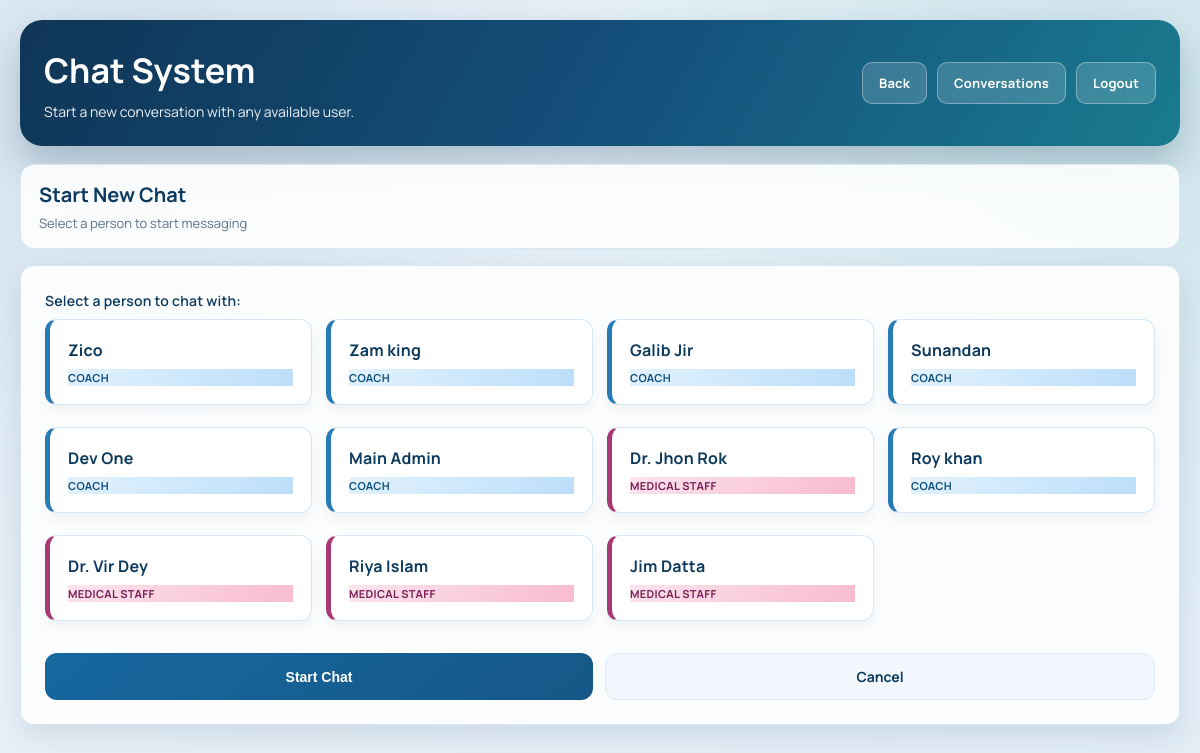
The app's page /chat/start/ (signed in) with its own data.
### user/models.py (models this page shows, shortened)
class User(AbstractBaseUser, PermissionsMixin):
    ROLE_CHOICES = (
        ('athlete', 'Athlete'),
        ('coach', 'Coach'),
        ('medical', 'Medical Staff'),
    )
    BLOOD_GROUP_CHOICES = (
        ('A+', 'A+'),
        ('A-', 'A-'),
        ('B+', 'B+'),
        ('B-', 'B-'),
        ('AB+', 'AB+'),
        ('AB-', 'AB-'),
        ('O+', 'O+'),
        ('O-', 'O-'),
    )
    email = models.EmailField(unique=True)
    name = models.CharField(max_length=255)
    role = models.CharField(max_length=20, choices=ROLE_CHOICES, default='athlete')
    phone = models.CharField(max_length=20, blank=True)
    address = models.TextField(blank=True)
    blood_group = models.CharField(max_length=5, choices=BLOOD_GROUP_CHOICES, blank=True)
    date_of_birth = models.DateField(null=True, blank=True)
    profile_photo = models.ImageField(upload_to='profile_photos/', blank=True, null=True)
    is_approved = models.BooleanField(default=True)
    is_active = models.BooleanField(default=True)
    is_staff = models.BooleanField(default=False)
    date_joined = models.DateTimeField(default=timezone.now)
    objects = UserManager()
    USERNAME_FIELD = 'email'
    REQUIRED_FIELDS = ['name']
    class Meta:
        db_table = 'user_table'

### chat/views.py (the view, shortened to what this page needs)
# urls.py: path('start/', views.start_conversation, name='start_conversation'),
@login_required
def start_conversation(request):
    user = request.user
    if user.role == 'athlete':
        available_users = User.objects.filter(
            Q(role='coach') | Q(role='medical'),
            is_active=True
        ).exclude(id=user.id)
    elif user.role == 'coach':
        available_users = User.objects.filter(
            Q(role='athlete') | Q(role='medical'),
            is_active=True
        ).exclude(id=user.id)
    elif user.role == 'medical':
        available_users = User.objects.filter(
            Q(role='athlete') | Q(role='coach'),
            is_active=True
        ).exclude(id=user.id)
    else:
        available_users = User.objects.none()
    context = {
        'available_users': available_users,
    }
    return render(request, 'chat/start_conversation.html', context)

### chat/templates/chat/start_conversation.html (shortened to what this page needs)
{% extends 'user/base.html' %}
{% block content %}
<div class="page-shell">
<div class="chat-container">
    <div class="chat-topbar">
        <div class="topbar-title">
            <h1>Chat System</h1>
            <p>Start a new conversation with any available user.</p>
        </div>
        <div class="topbar-actions">
            <a href="{% url 'dashboard' %}" class="topbar-btn">Back</a>
            <a href="{% url 'chat:conversations_list' %}" class="topbar-btn">Conversations</a>
            <a href="{% url 'logout' %}" class="topbar-btn">Logout</a>
        </div>
    </div>
    <div class="chat-header">
        <h2>Start New Chat</h2>
        <p>Select a person to start messaging</p>
    </div>
    <div class="form-card">
        {% if available_users %}
        <form method="post" id="start-chat-form">
            <div class="form-group">
                <label>Select a person to chat with:</label>
                <div class="users-grid">
                    {% for user_option in available_users %}
                    <label class="user-option role-{{ user_option.role }}">
                        <div class="user-info">
                            <div class="user-name">{{ user_option.name }}</div>
                            <div class="user-role role-{{ user_option.role }}">{{ user_option.get_role_display }}</div>
                        </div>
                    </label>
                    {% endfor %}
                </div>
            </div>
            <div class="form-actions">
                <button type="submit" class="btn-action btn-start">Start Chat</button>
                <a href="{% url 'chat:conversations_list' %}" class="btn-action btn-cancel" style="text-decoration: none; text-align: center;">Cancel</a>
            </div>
        </form>
        {% else %}
        <div class="empty-state">
            <h3>No available users</h3>
            <p>There are no {{ available_users_role|default:"other users" }} available to chat with right now.</p>
            <a href="{% url 'chat:conversations_list' %}" class="btn btn-primary" style="margin-top: 16px;">Back to Conversations</a>
        </div>
        {% endif %}
    </div>
</div>
</div>
{% endblock %}

### user/templates/user/base.html (style rules this page uses)
* { margin: 0; padding: 0; box-sizing: border-box; }
:root { --primary: #123a5a; --primary-light: #1b567f; --primary-dark: #0b2740; --secondary: #178f88; --secondary-light: #22a39b; --secondary-dark: #0f736d; --accent: #d98d23; --accent-light: #e6a13a; --accent-dark: #b8741a; --success: #18885f; --danger: #cf4c3c; --warning: #d9871f; --dark: #182536; --gray-900: #1f2e42; --gray-700: #3b4f67; --gray-600: #5a6f86; --gray-500: #7b8ea3; --gray-400: #9bb0c4; --gray-300: #cad7e4; --gray-200: #dfe8f1; --gray-100: #f3f7fb; --white: #FFFFFF; --shadow-sm: 0 6px 16px rgba(18, 58, 90, 0.06); --shadow-md: 0 12px 28px rgba(16, 45, 71, 0.12); --shadow-lg: 0 24px 50px rgba(10, 33, 53, 0.18); --radius-sm: 8px; --radius: 14px; --radius-lg: 22px; --transition: all 0.25s cubic-bezier(0.4, 0, 0.2, 1); }
body { font-family: 'Manrope', 'Plus Jakarta Sans', 'Trebuchet MS', sans-serif; background: radial-gradient(circle at 10% 15%, rgba(35, 98, 138, 0.12) 0%, transparent 45%), radial-gradient(circle at 90% 12%, rgba(23, 143, 136, 0.12) 0%, transparent 42%), linear-gradient(140deg, #edf4fb 0%, #e6f0f8 50%, #e2edf6 100%); min-height: 100vh; display: flex; align-items: center; justify-content: center; padding: 24px; line-height: 1.55; color: var(--gray-900); -webkit-font-smoothing: antialiased; -moz-osx-font-smoothing: grayscale; text-rendering: optimizeLegibility; }
.form-group { margin-bottom: 22px; }
.form-group label { display: block; font-size: 13px; font-weight: 600; color: var(--gray-700); margin-bottom: 8px; letter-spacing: 0.2px; }
.role-coach { background: linear-gradient(135deg, #E3F2FD, #BBDEFB); color: #1565C0; }
.role-medical { background: linear-gradient(135deg, #FCE4EC, #F8BBD0); color: #C62828; }

### chat/templates/chat/start_conversation.html (style rules this page uses)
html, body { height: 100%; }
body { align-items: stretch; justify-content: flex-start; padding: 0; }
.page-shell { width: 100%; min-height: 100vh; padding: 20px; }
.chat-container { width: 100%; max-width: 1320px; margin: 0 auto; }
.chat-topbar { background: linear-gradient(120deg, #0f3555 0%, #14507b 52%, #1a7b8f 100%); color: #fff; border-radius: var(--radius-lg); padding: 24px; margin-bottom: 18px; box-shadow: 0 18px 36px rgba(15, 53, 85, 0.24); display: flex; align-items: center; justify-content: space-between; gap: 18px; }
.topbar-title h1 { margin: 0; font-size: clamp(24px, 3vw, 34px); }
.topbar-title p { margin: 4px 0 0; opacity: 0.92; font-size: 14px; }
.topbar-actions { display: flex; gap: 10px; flex-wrap: wrap; }
.topbar-btn { border: 1px solid rgba(255, 255, 255, 0.34); background: rgba(255, 255, 255, 0.16); color: #fff; padding: 10px 16px; border-radius: 10px; text-decoration: none; font-weight: 700; font-size: 13px; letter-spacing: 0.2px; transition: all 0.2s ease; }
.chat-header { background: rgba(255, 255, 255, 0.88); border: 1px solid #d8e7f5; border-radius: var(--radius); padding: 14px 18px; margin-bottom: 16px; }
.chat-header h2 { margin: 0; color: #0d3a5f; font-size: 20px; }
.chat-header p { margin: 3px 0 0; color: #5d7389; font-size: 13px; }
.form-card { background: rgba(255, 255, 255, 0.9); border: 1px solid #d8e7f5; border-radius: var(--radius); padding: 24px; box-shadow: 0 12px 26px rgba(23, 52, 80, 0.11); }
.form-group { margin-bottom: 20px; }
.form-group label { display: block; font-weight: 600; color: #0e3a5d; margin-bottom: 8px; font-size: 14px; }
.users-grid { display: grid; grid-template-columns: repeat(auto-fill, minmax(240px, 1fr)); gap: 14px; }
.user-option { padding: 18px; border: 1px solid #d8e7f5; border-radius: 12px; cursor: pointer; transition: all 0.2s ease; background: #fff; text-align: left; position: relative; box-shadow: 0 6px 14px rgba(16, 52, 81, 0.06); }
.user-option.role-coach { border-left: 5px solid #277cb6; }
.user-option.role-medical { border-left: 5px solid #a73974; }
.user-info { padding-top: 0; }
.user-name { font-weight: 700; color: #0e3a5d; margin-bottom: 6px; font-size: 16px; }
.user-role { font-size: 11px; color: #5d7389; text-transform: uppercase; font-weight: 700; letter-spacing: 0.35px; }
.user-role.role-coach { color: #0f527e; }
.user-role.role-medical { color: #7a1f57; }
.form-actions { display: flex; gap: 12px; margin-top: 24px; }
.btn-action { flex: 1; padding: 12px 18px; border: none; border-radius: 12px; font-weight: 700; cursor: pointer; transition: all 0.2s ease; font-size: 14px; }
.btn-start { background: linear-gradient(140deg, #1767a0, #155887); color: white; }
.btn-cancel { background: #f1f7fd; color: #0e3a5d; border: 1px solid #dce8f3; }

### records on screen
User: name "Zico", role "COACH"
User: name "Zam king", role "COACH"
User: name "Galib Jir", role "COACH"
User: name "Sunandan", role "COACH"
User: name "Dev One", role "COACH"
User: name "Main Admin", role "COACH"
User: name "Dr. Jhon Rok", role "MEDICAL STAFF"
User: name "Roy khan", role "COACH"
User: name "Dr. Vir Dey", role "MEDICAL STAFF"
User: name "Riya Islam", role "MEDICAL STAFF"
User: name "Jim Datta", role "MEDICAL STAFF"
